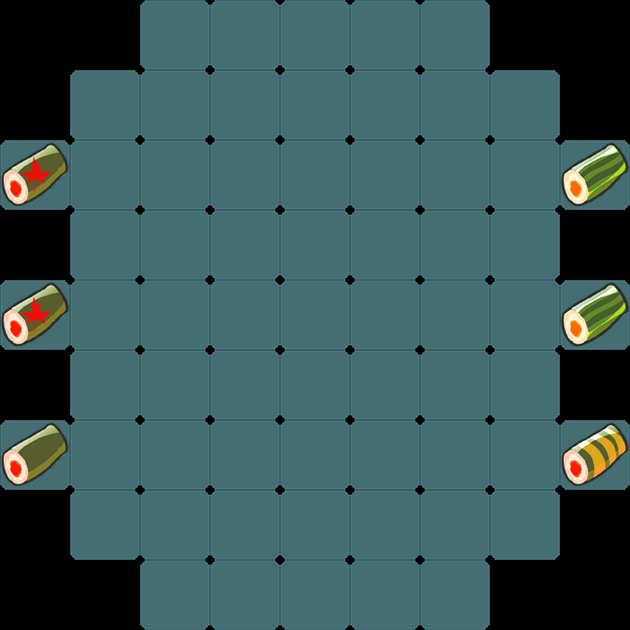

A 2D game scene composited from a Tiled map and its tileset images. What follows is a short description and the map's XML, with each tile layer's data collapsed to a summary:
An orthogonal 9x9 tile map with 70x70 px tiles, 3 tile layers (gridLayer, portalSrcLayer, portalDestLayer), 2 hidden layers not drawn.

<map version="1.0" orientation="orthogonal" renderorder="right-down" width="9" height="9" tilewidth="70" tileheight="70">
 <tileset firstgid="1" name="sushi" tilewidth="70" tileheight="70" spacing="2" margin="2">
  <image source="../w640/sushi.png" width="722" height="218" />
 </tileset>
 <layer name="gridLayer" width="9" height="9">
  <data>[81 cells, 65 non-empty, 1 distinct tile ids]</data>
 </layer>
 <layer name="clipperLayer" width="9" height="9" visible="0">
  <data>[81 cells, 69 non-empty, 1 distinct tile ids]</data>
 </layer>
 <layer name="producerLayer" width="9" height="9" visible="0">
  <data>[81 cells, 5 non-empty, 1 distinct tile ids]</data>
 </layer>
 <layer name="portalSrcLayer" width="9" height="9">
  <data>[81 cells, 4 non-empty, 4 distinct tile ids]</data>
 </layer>
 <layer name="portalDestLayer" width="9" height="9">
  <data>[81 cells, 4 non-empty, 4 distinct tile ids]</data>
 </layer>
</map>
